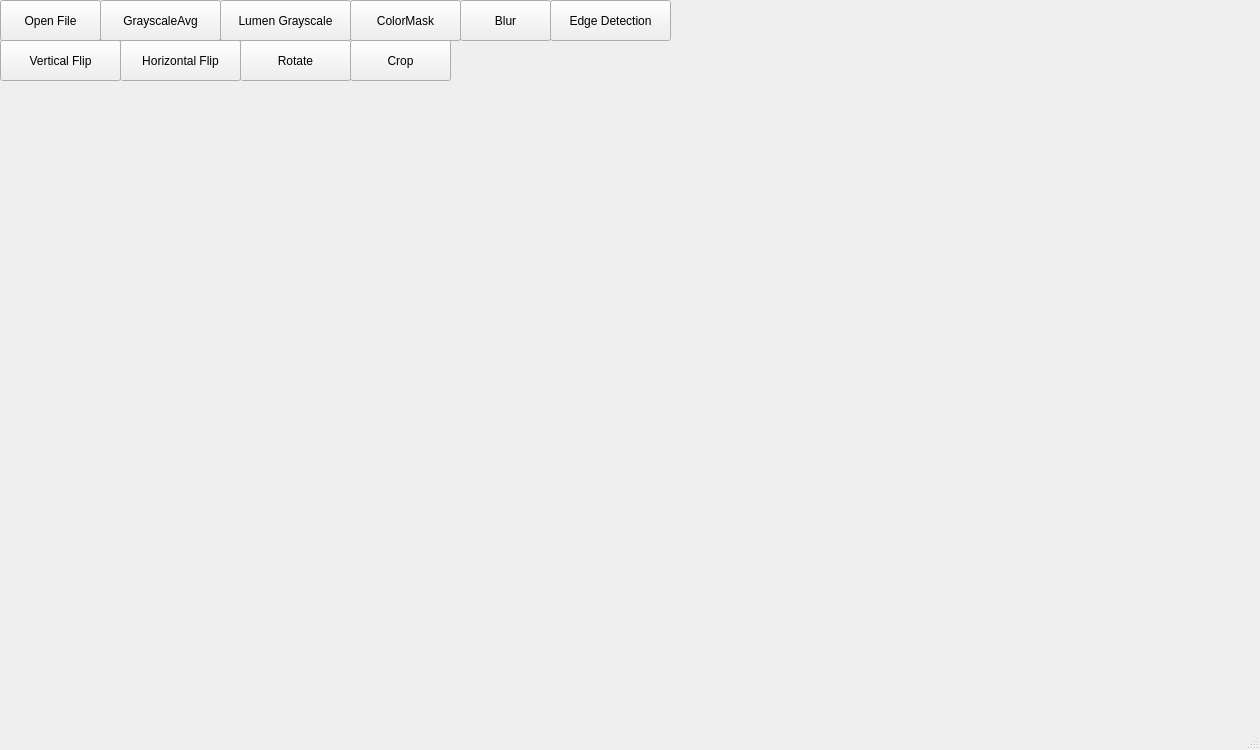
<?xml version="1.0" encoding="UTF-8"?>
<ui version="4.0">
 <class>MainWindow</class>
 <widget class="QMainWindow" name="MainWindow">
  <property name="geometry">
   <rect>
    <x>0</x>
    <y>0</y>
    <width>1260</width>
    <height>750</height>
   </rect>
  </property>
  <property name="windowTitle">
   <string>MainWindow</string>
  </property>
  <widget class="QWidget" name="centralwidget">
   <widget class="QPushButton" name="pushButton">
    <property name="geometry">
     <rect>
      <x>0</x>
      <y>0</y>
      <width>101</width>
      <height>41</height>
     </rect>
    </property>
    <property name="text">
     <string>Open File</string>
    </property>
   </widget>
   <widget class="QLabel" name="imageLabel">
    <property name="geometry">
     <rect>
      <x>0</x>
      <y>100</y>
      <width>1151</width>
      <height>671</height>
     </rect>
    </property>
    <property name="maximumSize">
     <size>
      <width>2000</width>
      <height>2000</height>
     </size>
    </property>
    <property name="text">
     <string/>
    </property>
   </widget>
   <widget class="QLabel" name="dims">
    <property name="geometry">
     <rect>
      <x>780</x>
      <y>10</y>
      <width>251</width>
      <height>31</height>
     </rect>
    </property>
    <property name="text">
     <string/>
    </property>
   </widget>
   <widget class="QLabel" name="initials">
    <property name="geometry">
     <rect>
      <x>1050</x>
      <y>10</y>
      <width>201</width>
      <height>21</height>
     </rect>
    </property>
    <property name="text">
     <string/>
    </property>
   </widget>
   <widget class="QPushButton" name="pushButton_2">
    <property name="geometry">
     <rect>
      <x>100</x>
      <y>0</y>
      <width>121</width>
      <height>41</height>
     </rect>
    </property>
    <property name="text">
     <string>GrayscaleAvg</string>
    </property>
   </widget>
   <widget class="QPushButton" name="pushButton_3">
    <property name="geometry">
     <rect>
      <x>220</x>
      <y>0</y>
      <width>131</width>
      <height>41</height>
     </rect>
    </property>
    <property name="text">
     <string>Lumen Grayscale</string>
    </property>
   </widget>
   <widget class="QPushButton" name="pushButton_4">
    <property name="geometry">
     <rect>
      <x>350</x>
      <y>0</y>
      <width>111</width>
      <height>41</height>
     </rect>
    </property>
    <property name="text">
     <string>ColorMask</string>
    </property>
   </widget>
   <widget class="QPushButton" name="pushButton_5">
    <property name="geometry">
     <rect>
      <x>460</x>
      <y>0</y>
      <width>91</width>
      <height>41</height>
     </rect>
    </property>
    <property name="text">
     <string>Blur</string>
    </property>
   </widget>
   <widget class="QPushButton" name="pushButton_6">
    <property name="geometry">
     <rect>
      <x>550</x>
      <y>0</y>
      <width>121</width>
      <height>41</height>
     </rect>
    </property>
    <property name="text">
     <string>Edge Detection</string>
    </property>
   </widget>
   <widget class="QPushButton" name="pushButton_7">
    <property name="geometry">
     <rect>
      <x>0</x>
      <y>40</y>
      <width>121</width>
      <height>41</height>
     </rect>
    </property>
    <property name="text">
     <string>Vertical Flip</string>
    </property>
   </widget>
   <widget class="QPushButton" name="pushButton_8">
    <property name="geometry">
     <rect>
      <x>120</x>
      <y>40</y>
      <width>121</width>
      <height>41</height>
     </rect>
    </property>
    <property name="text">
     <string>Horizontal Flip</string>
    </property>
   </widget>
   <widget class="QPushButton" name="pushButton_9">
    <property name="geometry">
     <rect>
      <x>240</x>
      <y>40</y>
      <width>111</width>
      <height>41</height>
     </rect>
    </property>
    <property name="text">
     <string>Rotate</string>
    </property>
   </widget>
   <widget class="QPushButton" name="pushButton_10">
    <property name="geometry">
     <rect>
      <x>350</x>
      <y>40</y>
      <width>101</width>
      <height>41</height>
     </rect>
    </property>
    <property name="text">
     <string>Crop</string>
    </property>
   </widget>
  </widget>
  <widget class="QMenuBar" name="menubar">
   <property name="geometry">
    <rect>
     <x>0</x>
     <y>0</y>
     <width>1260</width>
     <height>25</height>
    </rect>
   </property>
  </widget>
  <widget class="QStatusBar" name="statusbar"/>
 </widget>
 <resources/>
 <connections/>
</ui>
